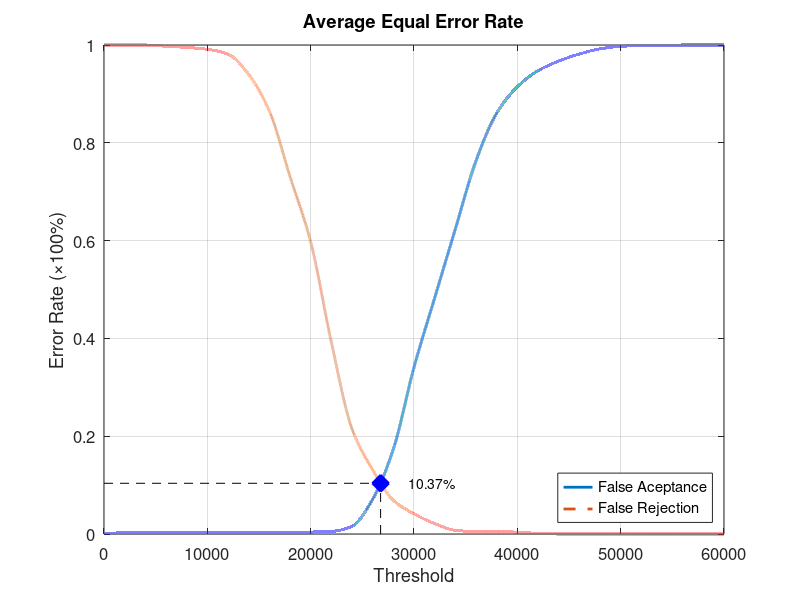
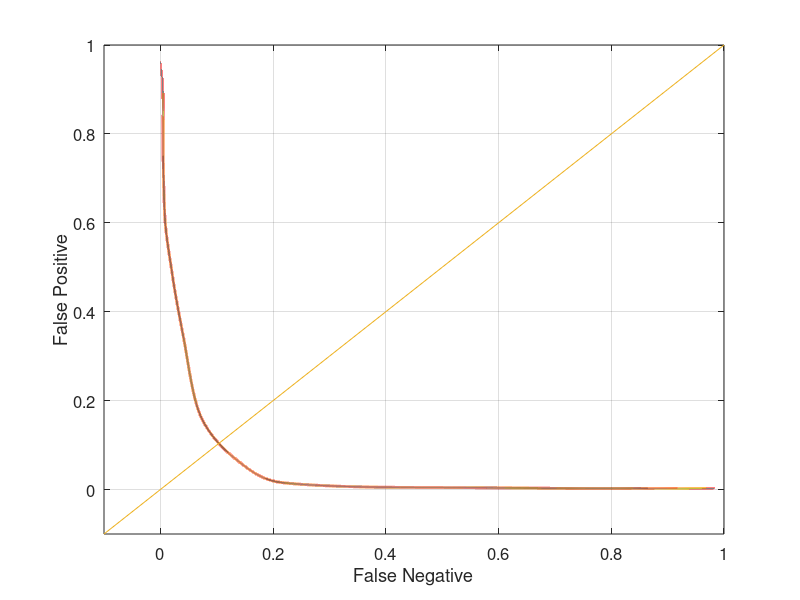

These charts were generated, in order, by the following MATLAB code:
function yEER = Experiment1Average
close all;
clear;
clc;
x = 0:2000:60000;
xq = 0:0.5:60000;

y0 = [0 0.00263158 0.00263158 0.00263158 0.00263158 0.00263158 0.00263158 0.00263158 0.00263158 0.00263158 0.00394737 0.00526316 0.0157895 0.0710526 0.173684 0.340789 0.482895 0.623684 0.763158 0.860526 0.914474 0.947368 0.967105 0.981579 0.992105 0.997368 0.998684 0.998684 1 1 1];
yy0 = interp1(x, y0, xq, 'pchip');
y1 = [1 1 1 0.9975 0.995 0.99125 0.98125 0.94 0.865 0.73125 0.5975 0.3925 0.215 0.13125 0.06875 0.04125 0.02125 0.0075 0.005 0.005 0.00375 0.00125 0 0 0 0 0 0 0 0 0];
yy1 = interp1(x, y1, xq, 'pchip');

% Calculating EER: 
y2 = abs(y0 - y1);
find(y2 == min(y2))
yy2 = abs(yy0 - yy1);
xEER = find(yy2 == min(yy2));
xEERIndex = xq(xEER) % X-axis EER
yEER = yy0(xEER) % Y-axis EER

main = figure
plot(xq, yy0,'-','LineWidth', 2);	hold on
plot(xq, yy1,'--','LineWidth', 2);	hold on
plot([xEERIndex xEERIndex], [0 yEER], 'k--');	hold on
plot([0 xEERIndex], [yEER yEER], 'k--');	hold on
plot(xEERIndex, yEER, 'bx', 'LineWidth', 10);	hold on
text(xEERIndex + 10 * xEERIndex / 100, yEER, [num2str(round((10000 * yEER)) / 100) '%'])
legend('False Aceptance', 'False Rejection', 'Location', 'SouthEast')
xlabel('Threshold')
ylabel('Error Rate (\times100%)')
title('Average Equal Error Rate')
set(gca, 'FontSize', 12)
axis([0 60000 0 1])
grid on

print(main, 'Experiment1AverageMain', '-dpng');
FNRxFPR = figure('Color', [1 1 1]);
plot(yy1, yy0, '-', yy1, yy0, 'LineWidth', 2);
hold on
y = -0.1:0.1:1
plot(y, y); 
set(gca, 'FontSize', 12)
xlabel('False Negative')
ylabel('False Positive')
axis([-0.1 1 -0.1 1])
set(gca, 'FontSize', 12)
grid on

print(FNRxFPR, 'Experiment1AverageFNRxFPR','-dpng');
end
